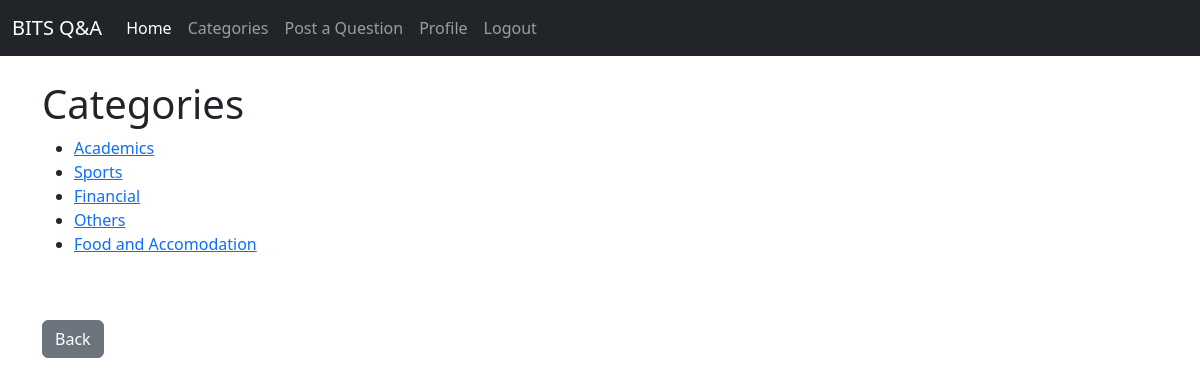
The page /category/ (signed in) on the database its author committed.
### comms/models.py (models this page shows, shortened)
class Category(models.Model):
    name = models.CharField(max_length = 255)

### comms/views.py (the view)
# urls.py: path('category/', CategoryDet.as_view(), name='category-det'),
class CategoryDet(ListView):
    model = Category
    template_name = 'comms/category.html'

### comms/templates/comms/category.html
{% extends 'comms/base.html' %}
{% block content %}
{% if user.is_authenticated %}
    <h1>Categories</h1>
    <ul>
    {% for c in object_list %}
        <li><a href="{% url 'category' c.name %}">{{ c.name }}</a></li>
    {% endfor %}
    </ul>
    <br><br>
    <a href="{% url 'home' %}" class="btn btn-secondary">Back</a>
{% else %}
    You're not logged in! Please login. <br/><br/>
    <a href="{% url 'login' %}" class="btn btn-secondary">Login</a>
{% endif %}
{% endblock %}

### rows shown on the page
Category: name "Academics"
Category: name "Sports"
Category: name "Financial"
Category: name "Others"
Category: name "Food and Accomodation"
